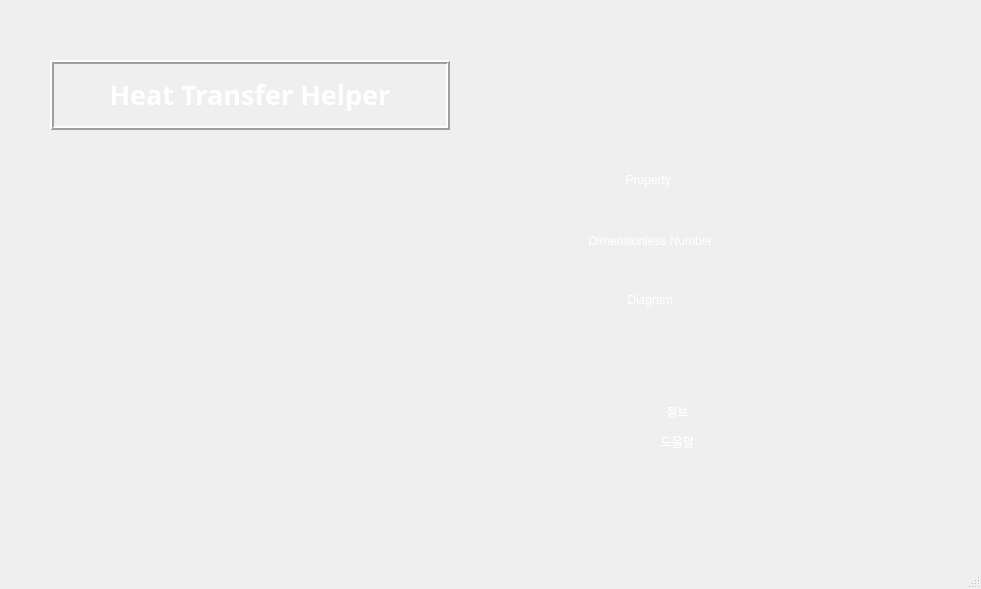
<?xml version="1.0" encoding="UTF-8"?>
<ui version="4.0">
 <class>MainWindow</class>
 <widget class="QMainWindow" name="MainWindow">
  <property name="geometry">
   <rect>
    <x>0</x>
    <y>0</y>
    <width>981</width>
    <height>589</height>
   </rect>
  </property>
  <property name="windowTitle">
   <string>MainWindow</string>
  </property>
  <property name="styleSheet">
   <string notr="true"/>
  </property>
  <widget class="QWidget" name="centralwidget">
   <widget class="QLabel" name="label_title">
    <property name="geometry">
     <rect>
      <x>50</x>
      <y>60</y>
      <width>400</width>
      <height>70</height>
     </rect>
    </property>
    <property name="font">
     <font>
      <family>맑은 고딕</family>
      <pointsize>10</pointsize>
      <weight>50</weight>
      <italic>false</italic>
      <bold>false</bold>
     </font>
    </property>
    <property name="layoutDirection">
     <enum>Qt::LeftToRight</enum>
    </property>
    <property name="styleSheet">
     <string notr="true">font: 10pt &quot;맑은 고딕&quot;;
color: rgb(255, 255, 255);
background-image: url(:/background/버튼2.png);</string>
    </property>
    <property name="frameShape">
     <enum>QFrame::Box</enum>
    </property>
    <property name="frameShadow">
     <enum>QFrame::Raised</enum>
    </property>
    <property name="lineWidth">
     <number>2</number>
    </property>
    <property name="midLineWidth">
     <number>0</number>
    </property>
    <property name="text">
     <string>&lt;html&gt;&lt;head/&gt;&lt;body&gt;&lt;p align=&quot;center&quot;&gt;&lt;span style=&quot; font-size:20pt; font-weight:600;&quot;&gt;Heat Transfer Helper&lt;/span&gt;&lt;/p&gt;&lt;/body&gt;&lt;/html&gt;</string>
    </property>
    <property name="alignment">
     <set>Qt::AlignCenter</set>
    </property>
   </widget>
   <widget class="QPushButton" name="pushButton_2">
    <property name="geometry">
     <rect>
      <x>550</x>
      <y>160</y>
      <width>200</width>
      <height>40</height>
     </rect>
    </property>
    <property name="mouseTracking">
     <bool>false</bool>
    </property>
    <property name="acceptDrops">
     <bool>false</bool>
    </property>
    <property name="toolTip">
     <string>물성치를 구합니다</string>
    </property>
    <property name="toolTipDuration">
     <number>5000</number>
    </property>
    <property name="whatsThis">
     <string/>
    </property>
    <property name="accessibleName">
     <string extracomment="물성치를 구합니다"/>
    </property>
    <property name="styleSheet">
     <string notr="true">QPushButton {
color: qlineargradient(spread:pad, x1:0, y1:1, x2:1, y2:0, stop:0 rgba(255, 255, 255, 255), stop:1 rgba(255, 255, 255, 255));
background-image: url(:/background/버튼2.png);
font: 10pt &quot;맑은 고딕&quot;;
}
QPushButton:hover{
border-image: url(:/background/버튼클릭2.png);
}</string>
    </property>
    <property name="text">
     <string>Property </string>
    </property>
    <property name="checkable">
     <bool>false</bool>
    </property>
    <property name="autoDefault">
     <bool>false</bool>
    </property>
    <property name="default">
     <bool>false</bool>
    </property>
    <property name="flat">
     <bool>true</bool>
    </property>
   </widget>
   <widget class="QPushButton" name="Btn_Convection">
    <property name="geometry">
     <rect>
      <x>550</x>
      <y>280</y>
      <width>200</width>
      <height>40</height>
     </rect>
    </property>
    <property name="styleSheet">
     <string notr="true">QPushButton {
color: qlineargradient(spread:pad, x1:0, y1:1, x2:1, y2:0, stop:0 rgba(255, 255, 255, 255), stop:1 rgba(255, 255, 255, 255));
background-image: url(:/background/버튼2.png);
font: 10pt &quot;맑은 고딕&quot;;
}
QPushButton:hover{
border-image: url(:/background/버튼클릭2.png);
}</string>
    </property>
    <property name="text">
     <string>Diagram</string>
    </property>
    <property name="flat">
     <bool>true</bool>
    </property>
   </widget>
   <widget class="QPushButton" name="pushButton">
    <property name="geometry">
     <rect>
      <x>550</x>
      <y>220</y>
      <width>201</width>
      <height>41</height>
     </rect>
    </property>
    <property name="toolTip">
     <string>무차원 수를 구합니다</string>
    </property>
    <property name="toolTipDuration">
     <number>5000</number>
    </property>
    <property name="styleSheet">
     <string notr="true">QPushButton {
color: qlineargradient(spread:pad, x1:0, y1:1, x2:1, y2:0, stop:0 rgba(255, 255, 255, 255), stop:1 rgba(255, 255, 255, 255));
background-image: url(:/background/버튼2.png);
font: 10pt &quot;맑은 고딕&quot;;
}
QPushButton:hover{
border-image: url(:/background/버튼클릭2.png);
}</string>
    </property>
    <property name="text">
     <string>Dimensionless Number</string>
    </property>
    <property name="flat">
     <bool>true</bool>
    </property>
   </widget>
   <widget class="QLabel" name="label">
    <property name="geometry">
     <rect>
      <x>60</x>
      <y>150</y>
      <width>391</width>
      <height>341</height>
     </rect>
    </property>
    <property name="styleSheet">
     <string notr="true">image: url(:/background/KakaoTalk_20211104_135006545.png);</string>
    </property>
    <property name="text">
     <string/>
    </property>
   </widget>
   <widget class="QPushButton" name="pushButton_3">
    <property name="geometry">
     <rect>
      <x>640</x>
      <y>430</y>
      <width>75</width>
      <height>23</height>
     </rect>
    </property>
    <property name="styleSheet">
     <string notr="true">QPushButton {
color: qlineargradient(spread:pad, x1:0, y1:1, x2:1, y2:0, stop:0 rgba(255, 255, 255, 255), stop:1 rgba(255, 255, 255, 255));
background-image: url(:/background/버튼2.png);
font: 10pt &quot;맑은 고딕&quot;;
}
QPushButton:hover{
border-image: url(:/background/버튼클릭2.png);
}</string>
    </property>
    <property name="text">
     <string>도움말</string>
    </property>
    <property name="flat">
     <bool>true</bool>
    </property>
   </widget>
   <widget class="QPushButton" name="pushButton_4">
    <property name="geometry">
     <rect>
      <x>640</x>
      <y>400</y>
      <width>75</width>
      <height>23</height>
     </rect>
    </property>
    <property name="styleSheet">
     <string notr="true">QPushButton {
color: qlineargradient(spread:pad, x1:0, y1:1, x2:1, y2:0, stop:0 rgba(255, 255, 255, 255), stop:1 rgba(255, 255, 255, 255));
background-image: url(:/background/버튼2.png);
font: 10pt &quot;맑은 고딕&quot;;
}
QPushButton:hover{
border-image: url(:/background/버튼클릭2.png);
}</string>
    </property>
    <property name="text">
     <string>정보</string>
    </property>
    <property name="flat">
     <bool>true</bool>
    </property>
   </widget>
   <widget class="QLabel" name="label_2">
    <property name="geometry">
     <rect>
      <x>10</x>
      <y>20</y>
      <width>981</width>
      <height>571</height>
     </rect>
    </property>
    <property name="styleSheet">
     <string notr="true">image: url(:/background/배경2.png);</string>
    </property>
    <property name="text">
     <string/>
    </property>
   </widget>
   <zorder>label_2</zorder>
   <zorder>label_title</zorder>
   <zorder>pushButton_2</zorder>
   <zorder>Btn_Convection</zorder>
   <zorder>pushButton</zorder>
   <zorder>label</zorder>
   <zorder>pushButton_3</zorder>
   <zorder>pushButton_4</zorder>
  </widget>
  <widget class="QStatusBar" name="statusbar"/>
  <action name="actionProperty_Table">
   <property name="text">
    <string>Property Table</string>
   </property>
  </action>
  <action name="actionDimensionless_Number">
   <property name="text">
    <string>Dimensionless Number</string>
   </property>
  </action>
  <action name="actionClose">
   <property name="text">
    <string>Close</string>
   </property>
  </action>
  <action name="actionOpen">
   <property name="text">
    <string>Open</string>
   </property>
  </action>
  <action name="actionClear">
   <property name="text">
    <string>Clear</string>
   </property>
   <property name="shortcut">
    <string>Ctrl+C</string>
   </property>
  </action>
 </widget>
 <resources>
  <include location="../resource/resources.qrc"/>
 </resources>
 <connections>
  <connection>
   <sender>pushButton_2</sender>
   <signal>clicked()</signal>
   <receiver>MainWindow</receiver>
   <slot>hide()</slot>
   <hints>
    <hint type="sourcelabel">
     <x>238</x>
     <y>323</y>
    </hint>
    <hint type="destinationlabel">
     <x>56</x>
     <y>219</y>
    </hint>
   </hints>
  </connection>
  <connection>
   <sender>pushButton_2</sender>
   <signal>clicked()</signal>
   <receiver>MainWindow</receiver>
   <slot>show()</slot>
   <hints>
    <hint type="sourcelabel">
     <x>275</x>
     <y>314</y>
    </hint>
    <hint type="destinationlabel">
     <x>440</x>
     <y>227</y>
    </hint>
   </hints>
  </connection>
 </connections>
</ui>
